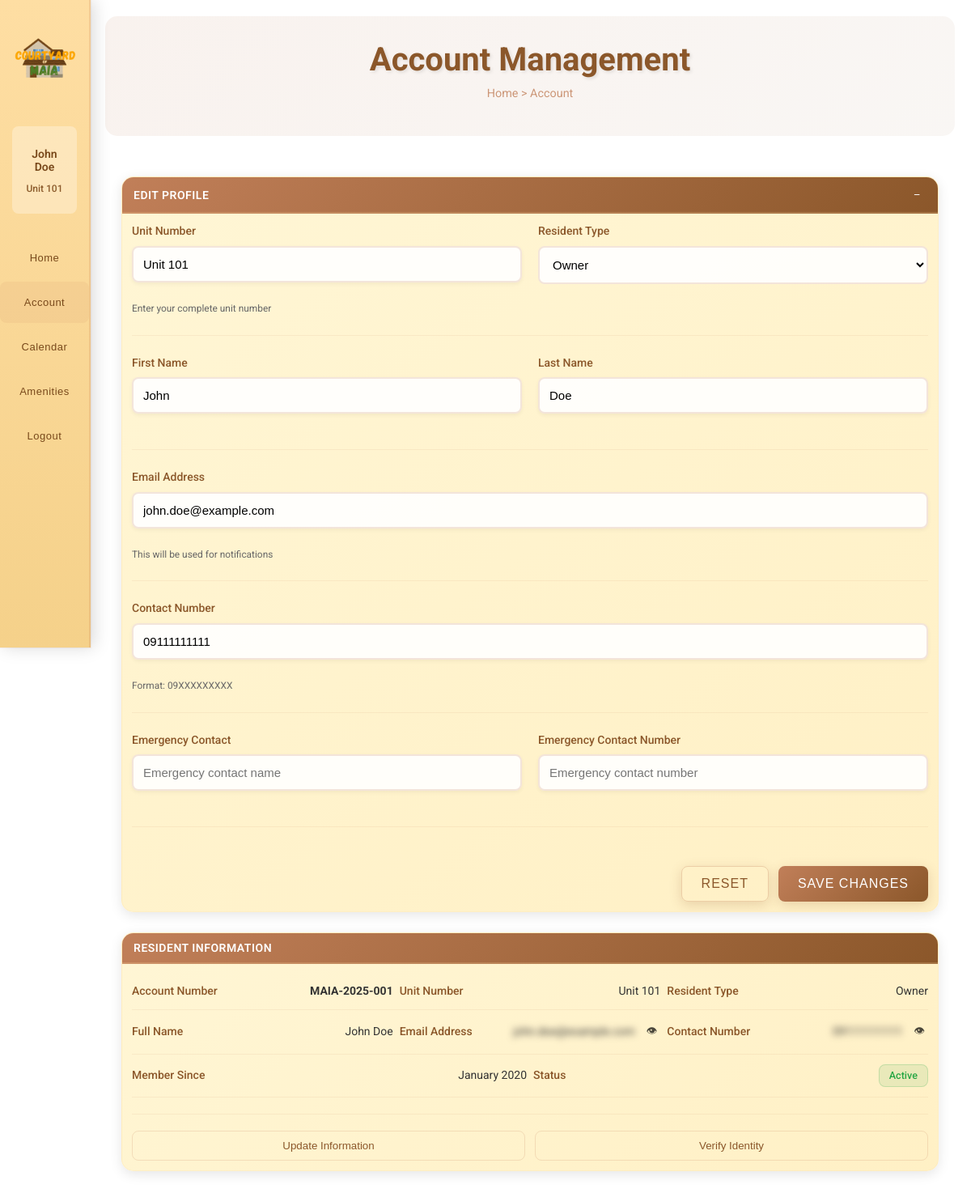
Page /account.php (signed in) on the committed database.
### tables this page shows
CREATE TABLE users (
    user_id INT PRIMARY KEY AUTO_INCREMENT,
    account_number VARCHAR(20) UNIQUE NOT NULL,
    password VARCHAR(255) NOT NULL,
    email VARCHAR(100) UNIQUE NOT NULL,
    first_name VARCHAR(50) NOT NULL,
    last_name VARCHAR(50) NOT NULL,
    contact_number VARCHAR(20),
    user_role ENUM('admin', 'resident') DEFAULT 'resident',
    status ENUM('active', 'inactive') DEFAULT 'active',
    created_by INT,
    created_at TIMESTAMP DEFAULT CURRENT_TIMESTAMP,
    updated_at TIMESTAMP DEFAULT CURRENT_TIMESTAMP ON UPDATE CURRENT_TIMESTAMP,
    FOREIGN KEY (created_by) REFERENCES users(user_id) ON DELETE SET NULL
);

CREATE TABLE household_members (
    member_id INT PRIMARY KEY AUTO_INCREMENT,
    household_id INT NOT NULL,
    user_id INT NOT NULL,
    relationship ENUM('owner', 'spouse', 'child', 'relative', 'tenant') DEFAULT 'owner',
    is_primary BOOLEAN DEFAULT FALSE,
    created_at TIMESTAMP DEFAULT CURRENT_TIMESTAMP,
    FOREIGN KEY (household_id) REFERENCES households(household_id) ON DELETE CASCADE,
    FOREIGN KEY (user_id) REFERENCES users(user_id) ON DELETE CASCADE
);

CREATE TABLE households (
    household_id INT PRIMARY KEY AUTO_INCREMENT,
    unit_number VARCHAR(20) UNIQUE NOT NULL,
    lot_number VARCHAR(20),
    block_number VARCHAR(20),
    street_address VARCHAR(255),
    owner_id INT,
    resident_type ENUM('owner', 'tenant') DEFAULT 'owner',
    move_in_date DATE,
    status ENUM('occupied', 'vacant') DEFAULT 'occupied',
    created_at TIMESTAMP DEFAULT CURRENT_TIMESTAMP,
    FOREIGN KEY (owner_id) REFERENCES users(user_id) ON DELETE SET NULL
);

### auth/session_check.php (called while the page is built, shortened)
<?php
function getCurrentUser() {
    $conn = getDBConnection();
    $user_id = $_SESSION['user_id'] ?? null;
    if ($user_id) {
        $stmt = $conn->prepare("SELECT contact_number FROM users WHERE user_id = ?");
        $stmt->bind_param("i", $user_id);
        $stmt->execute();
        $result = $stmt->get_result();
        $user_data = $result->fetch_assoc();
    }
    return [
        'user_id' => $_SESSION['user_id'] ?? null,
        'account_number' => $_SESSION['account_number'] ?? '',
        'email' => $_SESSION['email'] ?? '',
        'first_name' => $_SESSION['first_name'] ?? '',
        'last_name' => $_SESSION['last_name'] ?? '',
        'full_name' => ($_SESSION['first_name'] ?? '') . ' ' . ($_SESSION['last_name'] ?? ''),
        'user_role' => $_SESSION['user_role'] ?? 'resident',
        'household_id' => $_SESSION['household_id'] ?? null,
        'unit_number' => $_SESSION['unit_number'] ?? '',
        'contact_number' => $user_data['contact_number'] ?? ''
    ];
}
?>

### account.php (the view, shortened to what this page needs)
<?php
require_once('auth/session_check.php');
$conn = getDBConnection();
$current_user = getCurrentUser();
$household_query = "SELECT h.*, hm.relationship FROM households h
                    INNER JOIN household_members hm ON h.household_id = hm.household_id
                    WHERE hm.user_id = ? AND hm.is_primary = 1";
$stmt = $conn->prepare($household_query);
$stmt->bind_param("i", $current_user['user_id']);
$stmt->execute();
$household = $stmt->get_result()->fetch_assoc();
?>
<!DOCTYPE html>
<html lang="en">
<head>
  <link rel="stylesheet" href="https://cdnjs.cloudflare.com/ajax/libs/font-awesome/6.4.2/css/all.min.css">
  <link rel="stylesheet" href="style.css">
  <link rel="stylesheet" href="account.css">
  <link rel="stylesheet" href="profile-edit.css">
</head>
<body>
<nav class="navbar" id="sidebar">
  <img src="pics/Courtyard.png" alt="Courtyard Logo" class="logo">
  <div class="user-info-sidebar">
    <p class="user-name"><?php echo htmlspecialchars($current_user['full_name']); ?></p>
    <p class="user-unit"><?php echo htmlspecialchars($current_user['unit_number']); ?></p>
  </div>
  <ul class="nav-links">
    <li class="<?php echo (basename($_SERVER['PHP_SELF']) == 'home.php') ? 'active' : ''; ?>"><a href="home.php" onclick="closeMenu()"><span class="text">Home</span></a></li>
    <li class="<?php echo (basename($_SERVER['PHP_SELF']) == 'account.php') ? 'active' : ''; ?>"><a href="account.php" onclick="closeMenu()"><span class="text">Account</span></a></li>
    <li><a href="calendar.php" onclick="closeMenu()"><span class="text">Calendar</span></a></li>
    <li><a href="amenities.php" onclick="closeMenu()"><span class="text">Amenities</span></a></li>
    <li><a href="auth/logout.php" onclick="closeMenu()"><span class="text">Logout</span></a></li>
  </ul>
</nav>
  <main>
    <div class="page-header">
      <h1>Account Management</h1>
      <p class="breadcrumb">Home > Account</p>
    </div>
    <section class="account-section">
      <div class="card edit-profile-card" id="editProfileCard">
        <div class="card-header">
          <span>Edit Profile</span>
          <button class="minimize-btn" onclick="toggleEditProfile()">
            <span class="minimize-icon">−</span>
          </button>
        </div>
        <div class="card-content">
          <form id="profileForm" onsubmit="updateProfile(event)">
            <div class="form-group">
              <div class="input-group">
                <label for="unitNumber">Unit Number</label>
                <input type="text" id="unitNumber" name="unitNumber" value="<?php echo htmlspecialchars($household['unit_number'] ?? ''); ?>" required>
                <span class="input-hint">Enter your complete unit number</span>
              </div>
              <div class="input-group">
                <label for="residentType">Resident Type</label>
                <select id="residentType" name="residentType" required>
                  <option value="owner" <?php echo ($household['resident_type'] ?? '') == 'owner' ? 'selected' : ''; ?>>Owner</option>
                </select>
              </div>
            </div>
            <div class="form-group">
              <div class="input-group">
                <label for="firstName">First Name</label>
                <input type="text" id="firstName" name="firstName" value="<?php echo htmlspecialchars($current_user['first_name']); ?>" required>
              </div>
              <div class="input-group">
                <label for="lastName">Last Name</label>
                <input type="text" id="lastName" name="lastName" value="<?php echo htmlspecialchars($current_user['last_name']); ?>" required>
              </div>
            </div>
            <div class="form-group">
              <div class="input-group">
                <label for="email">Email Address</label>
                <input type="email" id="email" name="email" value="<?php echo htmlspecialchars($current_user['email']); ?>" required>
                <span class="input-hint">This will be used for notifications</span>
              </div>
            </div>
            <div class="form-group">
              <div class="input-group">
                <label for="phone">Contact Number</label>
                <input type="tel" id="phone" name="phone" value="<?php echo htmlspecialchars($current_user['contact_number'] ?? ''); ?>" required>
                <span class="input-hint">Format: 09XXXXXXXXX</span>
              </div>
            </div>
            <div class="form-group">
              <div class="input-group">
                <label for="emergencyContact">Emergency Contact</label>
                <input type="text" id="emergencyContact" name="emergencyContact"
                       placeholder="Emergency contact name">
              </div>
              <div class="input-group">
                <label for="emergencyPhone">Emergency Contact Number</label>
                <input type="tel" id="emergencyPhone" name="emergencyPhone"
                       placeholder="Emergency contact number">
              </div>
            </div>
            <div class="form-actions">
              <button type="button" class="secondary-btn" onclick="resetForm()">
                Reset
              </button>
              <button type="submit" class="primary-btn">
                Save Changes
              </button>
            </div>
          </form>
        </div>
      </div>
      <div class="card user-info-card">
        <div class="card-header">
          <span>Resident Information</span>
        </div>
        <div class="card-content">
          <div class="info-group">
            <div class="info-row">
              <div class="info-label">Account Number</div>
              <div class="info-value"><strong><?php echo htmlspecialchars($current_user['account_number']); ?></strong></div>
            </div>
            <div class="info-row">
              <div class="info-label">Unit Number</div>
              <div class="info-value"><?php echo htmlspecialchars($household['unit_number'] ?? 'N/A'); ?></div>
            </div>
            <div class="info-row">
              <div class="info-label">Resident Type</div>
              <div class="info-value"><?php echo ucfirst($household['resident_type'] ?? 'N/A'); ?></div>
            </div>
          </div>
          <div class="info-group">
            <div class="info-row">
              <div class="info-label">Full Name</div>
              <div class="info-value"><?php echo htmlspecialchars($current_user['full_name']); ?></div>
            </div>
            <div class="info-row sensitive-info">
              <div class="info-label">Email Address</div>
              <div class="info-value">
                <span class="hidden-content" id="email-content"><?php echo htmlspecialchars($current_user['email']); ?></span>
                <button class="toggle-visibility" onclick="toggleVisibility('email-content', this)">
                  <span class="eye-icon">👁</span>
                </button>
              </div>
            </div>
            <div class="info-row sensitive-info">
              <div class="info-label">Contact Number</div>
              <div class="info-value">
                <span class="hidden-content" id="phone-content"><?php echo htmlspecialchars($current_user['contact_number'] ?? 'N/A'); ?></span>
                <button class="toggle-visibility" onclick="toggleVisibility('phone-content', this)">
                  <span class="eye-icon">👁</span>
                </button>
              </div>
            </div>
          </div>
          <div class="info-group">
            <div class="info-row">
              <div class="info-label">Member Since</div>
              <div class="info-value"><?php echo date('F Y', strtotime($household['move_in_date'] ?? 'now')); ?></div>
            </div>
            <div class="info-row">
              <div class="info-label">Status</div>
              <div class="info-value">
                <span class="status-badge active">Active</span>
              </div>
            </div>
          </div>
          <div class="actions-row">
            <button class="action-btn edit-info" onclick="editUserInfo()">
              Update Information
            </button>
            <button class="action-btn verify-id" onclick="verifyIdentity()">
              Verify Identity
            </button>
          </div>
        </div>
      </div>
    </section>
  </main>
</body>
</html>

### style.css (style rules this page uses)
body { margin: 0; font-family: 'Roboto', sans-serif; background-color: #ffffff; color: #333333; }
.navbar { position: fixed; left: 0; top: 0; height: 100vh; width: 110px; display: flex; flex-direction: column; align-items: flex-start; background: linear-gradient(180deg, #fedea3 0%, #f5d18a 100%); box-shadow: 4px 0 20px rgba(0, 0, 0, 0.15), 0 0 0 1px rgba(193, 127, 89, 0.1); border-right: 2px solid rgba(193, 127, 89, 0.2); transition: transform 0.5s cubic-bezier(0.25, 0.46, 0.45, 0.94), width 0.4s cubic-bezier(0.25, 0.46, 0.45, 0.94); z-index: 1000; backdrop-filter: blur(10px); animation: slideIn 0.8s ease-out; }
.logo { height: 90px; margin: 20px auto; cursor: pointer; display: block; transition: transform 0.3s ease, filter 0.3s ease; border-radius: 12px; padding: 8px; }
.user-info-sidebar { text-align: center; padding: 12px; background: rgba(255, 255, 255, 0.3); border-radius: 8px; margin: 10px 15px 15px; }
.user-info-sidebar .user-name { font-size: 14px; font-weight: 600; color: #79491b; margin-bottom: 3px; }
.user-info-sidebar .user-unit { font-size: 12px; color: #8b5a2b; font-weight: 500; }
.nav-links { list-style: none; padding: 0; width: 100%; margin-top: 10px; }
.nav-links li { width: 100%; }
.nav-links a { text-decoration: none; color: #79491b; font-family: 'Arial', sans-serif; font-size: 13px; letter-spacing: 0.5px; padding: 18px 0; margin: 4px 8px; display: flex; flex-direction: column; align-items: center; justify-content: center; transition: all 0.3s cubic-bezier(0.4, 0, 0.2, 1); border-radius: 12px; position: relative; overflow: hidden; }
.nav-links a::before { content: ''; position: absolute; top: 0; left: -100%; width: 100%; height: 100%; background: linear-gradient(90deg, transparent, rgba(250, 160, 0, 0.3), transparent); transition: left 0.5s ease; }
.active { background: rgba(193, 127, 89, 0.1); border-radius: 8px; }
main { margin-left: 110px; padding: 20px; transition: margin 0.4s ease; animation: fadeIn 1s ease-out; }
h1 { margin-bottom: 20px; animation: fadeIn 1.2s ease-out; }
.card { border-radius: 8px; box-shadow: 0 2px 6px rgba(0, 0, 0, 0.1); overflow: hidden; transition: transform 0.2s, box-shadow 0.2s; background-color: #fff3cd; color: #333; }
.card-header { display: flex; align-items: center; gap: 8px; padding: 10px 15px; color: white; }
.card-content { padding: 15px; }
.page-header { margin-bottom: 30px; }
.page-header h1 { font-size: 32px; color: #2c3e50; margin-bottom: 5px; }
.breadcrumb { font-size: 14px; color: #7f8c8d; }
.form-group { margin-bottom: 15px; }
.form-group label { display: block; margin-bottom: 5px; font-weight: 500; color: #555; }
.form-group input, .form-group select { padding: 10px; border: 1px solid #ddd; border-radius: 6px; font-size: 1rem; transition: border-color 0.3s ease; }

### profile-edit.css (style rules this page uses)
.edit-profile-card { transition: all 0.3s ease; }
.edit-profile-card .card-header { display: flex; align-items: center; justify-content: space-between; }
.minimize-btn { background: none; border: none; color: #fff; cursor: pointer; padding: 4px 8px; border-radius: 4px; transition: all 0.2s ease; }
.form-group { display: grid; grid-template-columns: repeat(auto-fit, minmax(250px, 1fr)); gap: 20px; margin-bottom: 24px; padding-bottom: 24px; border-bottom: 1px solid rgba(193, 127, 89, 0.1); }
.input-group { display: flex; flex-direction: column; }
.input-group label { font-weight: 500; color: #8b572a; margin-bottom: 8px; }
.input-group input, .input-group select { padding: 12px; border: 2px solid rgba(193, 127, 89, 0.2); border-radius: 8px; font-size: 15px; background-color: rgba(255, 255, 255, 0.9); transition: all 0.3s ease; }
.input-hint { font-size: 0.85em; color: #666; margin-top: 4px; }
.form-actions { display: flex; gap: 12px; justify-content: flex-end; margin-top: 24px; }
.primary-btn, .secondary-btn { display: flex; align-items: center; gap: 8px; padding: 12px 24px; border-radius: 8px; font-weight: 500; cursor: pointer; transition: all 0.3s ease; }
.primary-btn { background: linear-gradient(135deg, #c17f59, #8b572a); color: white; border: none; }
.secondary-btn { background: transparent; color: #8b572a; border: 1px solid rgba(193, 127, 89, 0.3); }

### rows in the picture
users: contact_number "John Doe", contact_number "Unit 101", firstName "John", lastName "Doe", email "john.doe@example.com", phone "09111111111", contact_number "MAIA-2025-001", contact_number "john.doe@example.com", contact_number "09111111111"
household_members: unitNumber "Unit 101", household.unit_number "Unit 101", household.resident_type "Owner", household.move_in_date "January 2020"
households: residentType "Owner"
